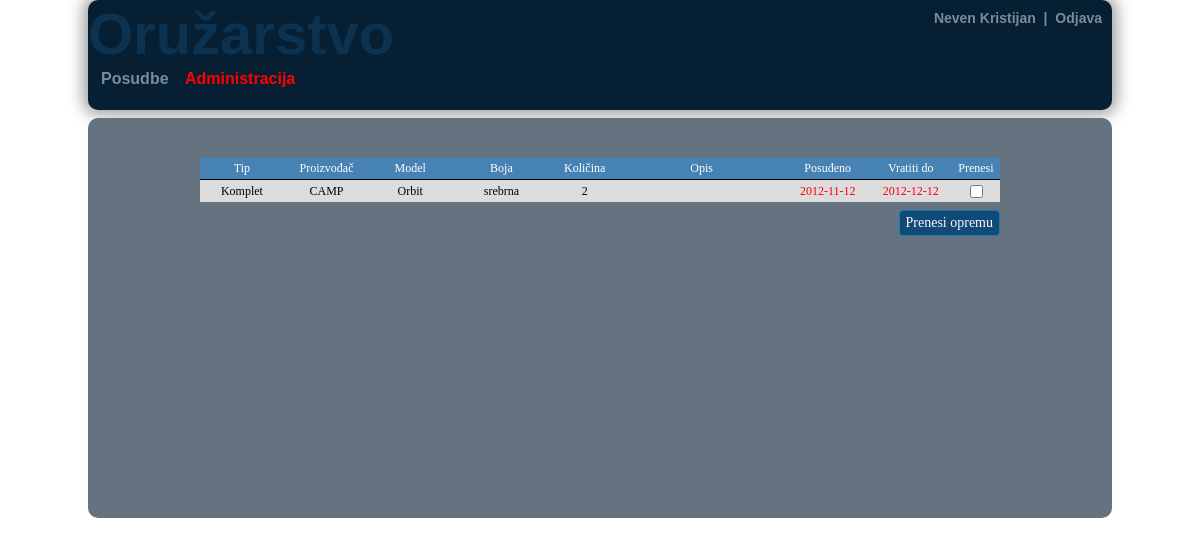
Page /user_lends.php (signed in) on the committed database.
### tables this page shows
CREATE TABLE members(
`m_id` INT NOT NULL AUTO_INCREMENT,
`first_name` VARCHAR(100),
`last_name` VARCHAR(100),
`username` VARCHAR(100),
`password` VARCHAR(100),
`email` VARCHAR(100),
`phone_number` VARCHAR(100),
`date_created` DATETIME,
`account_active` TINYINT,
`account_admin` TINYINT,
PRIMARY KEY (m_id)
);

CREATE TABLE lends(
`l_id` INT NOT NULL AUTO_INCREMENT,
`lend_date` DATETIME,
`member_id` INT,
`item_id` INT,
`quantity` INT,
`return_by` DATETIME,
`return_date` DATETIME,
`active` TINYINT,
PRIMARY KEY (l_id),
FOREIGN KEY (member_id) REFERENCES members(m_id),
FOREIGN KEY (item_id) REFERENCES items(i_id)
);

CREATE TABLE items(
`i_id` INT NOT NULL AUTO_INCREMENT,
`type` VARCHAR(100),
`brand` VARCHAR(100),
`model` VARCHAR(100),
`color` VARCHAR(100),
`season` VARCHAR(100),
`quantity` INT,
`available` INT,
`description` VARCHAR(100),
PRIMARY KEY (i_id)
);

### user_lends.php (the view, shortened to what this page needs)
<?php
include 'html/user_html_top.php';
?>
	<?php
		include 'scripts\db_con.php';
		$today = date("Y-m-d");
		$userId = $_SESSION['userId'];
		echo "<div id=\"content-header1\"></div>";
		$result =  mysql_query("SELECT items.i_id, items.`type`, items.brand, items.model, items.color, items.season, items.description, lends.quantity, lends.lend_date, lends.return_by
			FROM members
			JOIN lends ON members.m_id = lends.member_id
			JOIN items ON lends.item_id = items.i_id
			WHERE m_id = $userId AND active = 1
			ORDER BY lend_date DESC", $con);
		echo "<table id=\"content-table\" cellspacing=\"0\">";
		echo "<tr class=\"tbl-row\"><td style=\"width:90px;\">Tip</td>
			<td style=\"width:90px;\">Proizvođač</td>
			<td style=\"width:90px;\">Model</td>
			<td style=\"width:110px;\">Boja</td>
			<td style=\"width:70px;\">Količina</td>
			<td style=\"width:190px;\">Opis</td>
			<td style=\"width:90px;\">Posuđeno</td>
			<td style=\"width:90px;\">Vratiti do</td>
			<td style=\"width:50px;\">Prenesi</td>
			</tr>";
		for($i = 0; $row = mysql_fetch_array($result); $i++){
				if($i%2==0) echo "<tr class=\"row0\">";
				else echo "<tr class=\"row1\">";
				echo "<form action=\"transaction_list.php\" method=\"post\">";
				echo "<td>" . $row['type'] . "</td>";
				echo "<td>" . $row['brand'] . "</td>";
				echo "<td>" . $row['model'] . "</td>";
				echo "<td>" . $row['color'] . "</td>";
				echo "<td>" . $row['quantity'] . "</td>";
				echo "<td>" . $row['description'] . "</td>";
				if(substr($today > $row['return_by'],0,10)) { echo "<td class=\"red\">" . substr($row['lend_date'],0,10) . "</td>
		       													      <td class=\"red\">" . substr($row['return_by'],0,10) . "</td>"; }
			    else{ echo "<td>" . substr($row['lend_date'],0,10) . "</td>
			                <td>" . substr($row['return_by'],0,10) . "</td>";}
			    echo "<td><input type=\"checkbox\" name=\"transaction-list[]\" value=\"" . $row['i_id'] . "\"></td>";
				echo  "</tr>";
		}
		echo "</table>";
		echo "<input class=\"submit-items\" type=\"submit\" value=\"Prenesi opremu\">";
	?>
<?php include 'html/html_bot.php';?>

### scripts/armory_utils.php (shortened to what this page needs)
<?php
	function names(){
		$con = mysql_connect("localhost","root","root");
		$nameQuery = mysql_query("SELECT first_name, last_name FROM members WHERE m_id = $_SESSION[userId]", $con);
		$name = mysql_fetch_array($nameQuery);
		echo $name['first_name'] . " " . $name['last_name'] .
		"&nbsp&nbsp|&nbsp&nbsp<a href=\"scripts/logout.php\">Odjava</a>";
	}
?>

### armory.css (style rules this page uses)
a:link { text-decoration:none;color:inherit; }
table#content-table { position:relative; }
table#content-table td { font-family:calibri; text-align:center; font-size:12px; height:22px; }
#content-header1 { position:relative; top:7px; font-size:16px; font-weight:bold; color:#788C99; height:40px; }
.tbl-row td { height:26px; text-align:center; border-bottom:1px solid black; padding:0px; background:#4682B4; color:white; }
.row0 { background-color:Gainsboro; }
.submit-items { position:relative; top:8px; float:right; width:90px; height:32px; text-align:center; }
.red { color:red; }
input[type="submit"] { height:26px; width:auto; min-width:60px; background:#104B75; font-family:calibri; font-size:14px; color:#FFF4FF; border-radius:4px; border:1px solid #1978B7; text-align:center; }

### rows in the picture
members: first_name "Neven", last_name "Kristijan"
lends: item.type "Komplet", item.brand "CAMP", item.model "Orbit", item.color "srebrna", quantity "2", lend_date "2012-11-12", return_by "2012-12-12"
